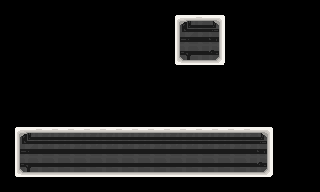

This is a level from a 2D game, rendered from its Tiled map with the project's own tilesets. A one-line summary and the complete map file follow:
An orthogonal 20x12 tile map with 16x16 px tiles, 1 tile layer (Tiles), 2 tilesets and 3 objects.

<map version="1.10" tiledversion="1.10.2" orientation="orthogonal" renderorder="right-down" width="20" height="12" tilewidth="16" tileheight="16" infinite="0" nextlayerid="8" nextobjectid="14">
 <editorsettings>
  <export target="../maps/testing.lua" format="lua" />
 </editorsettings>
 <tileset firstgid="1" name="testing" tilewidth="16" tileheight="16" tilecount="9" columns="3">
  <image source="../tilesets/testing.png" width="48" height="48" />
 </tileset>
 <tileset firstgid="10" name="Tilemap1" tilewidth="16" tileheight="16" tilecount="40" columns="8">
  <image source="../tilesets/Tilemap1.png" width="128" height="80" />
 </tileset>
 <layer id="1" name="Tiles" width="20" height="12">
  <data encoding="csv">
0,0,0,0,0,0,0,0,0,0,10,11,12,13,14,0,0,0,0,0,
0,0,0,0,0,0,0,0,0,0,18,19,20,21,22,0,0,0,0,0,
0,0,0,0,0,0,0,0,0,0,26,27,28,29,30,0,0,0,0,0,
0,0,0,0,0,0,0,0,0,0,34,35,36,37,38,0,0,0,0,0,
0,0,0,0,0,0,0,0,0,0,42,44,44,44,46,0,0,0,0,0,
0,0,0,0,0,0,0,0,0,0,0,0,0,0,0,0,0,0,0,0,
0,0,0,0,0,0,0,0,0,0,0,0,0,0,0,0,0,0,0,0,
10,11,12,12,12,12,12,12,12,12,12,12,12,12,12,12,13,14,0,0,
18,19,20,20,20,20,20,20,20,20,20,20,20,20,20,20,21,22,0,0,
26,27,28,28,28,28,28,28,28,28,28,28,28,28,28,28,29,30,0,0,
34,35,36,36,36,36,36,36,36,36,36,36,36,36,36,36,37,38,0,0,
42,43,44,44,44,44,44,44,44,44,44,44,44,44,44,44,45,46,0,0
</data>
 </layer>
 <objectgroup id="6" name="Collisions" visible="0">
  <object id="11" x="16" y="128" width="256" height="48" />
  <object id="12" x="176" y="16" width="48" height="48" />
 </objectgroup>
 <objectgroup id="7" name="Switch">
  <object id="13" x="240" y="128" visible="0">
   <point />
  </object>
 </objectgroup>
</map>
